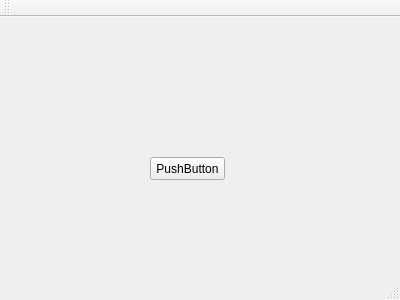
<?xml version="1.0" encoding="UTF-8"?>
<ui version="4.0">
 <class>MainWindow</class>
 <widget class="QMainWindow" name="MainWindow">
  <property name="geometry">
   <rect>
    <x>0</x>
    <y>0</y>
    <width>400</width>
    <height>300</height>
   </rect>
  </property>
  <property name="windowTitle">
   <string>MainWindow</string>
  </property>
  <widget class="QWidget" name="centralWidget">
   <widget class="SmallWidget" name="widget" native="true">
    <property name="geometry">
     <rect>
      <x>30</x>
      <y>20</y>
      <width>311</width>
      <height>80</height>
     </rect>
    </property>
   </widget>
   <widget class="MyBtn" name="pushButton">
    <property name="geometry">
     <rect>
      <x>150</x>
      <y>140</y>
      <width>75</width>
      <height>23</height>
     </rect>
    </property>
    <property name="text">
     <string>PushButton</string>
    </property>
   </widget>
  </widget>
  <widget class="QMenuBar" name="menuBar">
   <property name="geometry">
    <rect>
     <x>0</x>
     <y>0</y>
     <width>400</width>
     <height>23</height>
    </rect>
   </property>
  </widget>
  <widget class="QToolBar" name="mainToolBar">
   <attribute name="toolBarArea">
    <enum>TopToolBarArea</enum>
   </attribute>
   <attribute name="toolBarBreak">
    <bool>false</bool>
   </attribute>
  </widget>
  <widget class="QStatusBar" name="statusBar"/>
 </widget>
 <layoutdefault spacing="6" margin="11"/>
 <customwidgets>
  <customwidget>
   <class>SmallWidget</class>
   <extends>QWidget</extends>
   <header location="global">smallwidget.h</header>
   <container>1</container>
  </customwidget>
  <customwidget>
   <class>MyBtn</class>
   <extends>QPushButton</extends>
   <header>mybtn.h</header>
  </customwidget>
 </customwidgets>
 <resources/>
 <connections/>
</ui>
